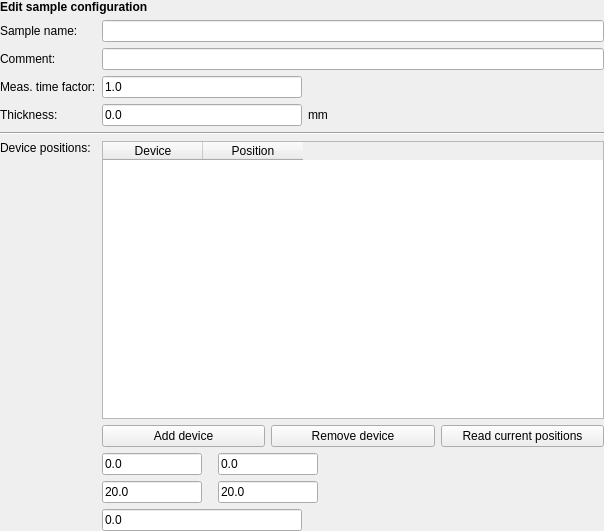
<?xml version="1.0" encoding="UTF-8"?>
<ui version="4.0">
 <class>Form</class>
 <widget class="QWidget" name="Form">
  <property name="geometry">
   <rect>
    <x>0</x>
    <y>0</y>
    <width>604</width>
    <height>531</height>
   </rect>
  </property>
  <property name="windowTitle">
   <string>Form</string>
  </property>
  <layout class="QHBoxLayout" name="horizontalLayout">
   <property name="leftMargin">
    <number>0</number>
   </property>
   <property name="topMargin">
    <number>0</number>
   </property>
   <property name="rightMargin">
    <number>0</number>
   </property>
   <property name="bottomMargin">
    <number>0</number>
   </property>
   <item>
    <layout class="QGridLayout" name="gridLayout">
     <item row="1" column="1">
      <widget class="QLineEdit" name="nameBox"/>
     </item>
     <item row="4" column="0">
      <widget class="QLabel" name="label_7">
       <property name="text">
        <string>Thickness:</string>
       </property>
      </widget>
     </item>
     <item row="6" column="0">
      <layout class="QVBoxLayout" name="verticalLayout">
       <item>
        <widget class="QLabel" name="label_3">
         <property name="text">
          <string>Device positions:</string>
         </property>
        </widget>
       </item>
       <item>
        <spacer name="verticalSpacer">
         <property name="orientation">
          <enum>Qt::Vertical</enum>
         </property>
         <property name="sizeHint" stdset="0">
          <size>
           <width>20</width>
           <height>40</height>
          </size>
         </property>
        </spacer>
       </item>
      </layout>
     </item>
     <item row="8" column="1">
      <layout class="QHBoxLayout" name="horizontalLayout_3">
       <item>
        <widget class="QLineEdit" name="offsetBox">
         <property name="maximumSize">
          <size>
           <width>200</width>
           <height>16777215</height>
          </size>
         </property>
         <property name="text">
          <string>0.0</string>
         </property>
        </widget>
       </item>
       <item>
        <spacer name="horizontalSpacer_4">
         <property name="orientation">
          <enum>Qt::Horizontal</enum>
         </property>
         <property name="sizeHint" stdset="0">
          <size>
           <width>40</width>
           <height>20</height>
          </size>
         </property>
        </spacer>
       </item>
      </layout>
     </item>
     <item row="4" column="1">
      <layout class="QHBoxLayout" name="horizontalLayout_4">
       <item>
        <widget class="QLineEdit" name="thickBox">
         <property name="maximumSize">
          <size>
           <width>200</width>
           <height>16777215</height>
          </size>
         </property>
         <property name="text">
          <string>0.0</string>
         </property>
        </widget>
       </item>
       <item>
        <widget class="QLabel" name="label_9">
         <property name="text">
          <string>mm</string>
         </property>
        </widget>
       </item>
       <item>
        <spacer name="horizontalSpacer_6">
         <property name="orientation">
          <enum>Qt::Horizontal</enum>
         </property>
         <property name="sizeHint" stdset="0">
          <size>
           <width>40</width>
           <height>20</height>
          </size>
         </property>
        </spacer>
       </item>
      </layout>
     </item>
     <item row="3" column="0">
      <widget class="QLabel" name="label_5">
       <property name="text">
        <string>Meas. time factor:</string>
       </property>
      </widget>
     </item>
     <item row="7" column="0">
      <layout class="QVBoxLayout" name="verticalLayout_3">
       <item>
        <spacer name="verticalSpacer_2">
         <property name="orientation">
          <enum>Qt::Vertical</enum>
         </property>
         <property name="sizeType">
          <enum>QSizePolicy::Fixed</enum>
         </property>
         <property name="sizeHint" stdset="0">
          <size>
           <width>20</width>
           <height>30</height>
          </size>
         </property>
        </spacer>
       </item>
      </layout>
     </item>
     <item row="5" column="0" colspan="2">
      <widget class="Line" name="line_3">
       <property name="orientation">
        <enum>Qt::Horizontal</enum>
       </property>
      </widget>
     </item>
     <item row="3" column="1">
      <layout class="QHBoxLayout" name="horizontalLayout_5">
       <item>
        <widget class="QLineEdit" name="factorBox">
         <property name="maximumSize">
          <size>
           <width>200</width>
           <height>16777215</height>
          </size>
         </property>
         <property name="text">
          <string>1.0</string>
         </property>
        </widget>
       </item>
       <item>
        <widget class="QLabel" name="label_16">
         <property name="text">
          <string/>
         </property>
        </widget>
       </item>
       <item>
        <spacer name="horizontalSpacer_5">
         <property name="orientation">
          <enum>Qt::Horizontal</enum>
         </property>
         <property name="sizeHint" stdset="0">
          <size>
           <width>40</width>
           <height>20</height>
          </size>
         </property>
        </spacer>
       </item>
      </layout>
     </item>
     <item row="6" column="1">
      <layout class="QVBoxLayout" name="verticalLayout_2">
       <item>
        <widget class="QTableWidget" name="posTbl">
         <column>
          <property name="text">
           <string>Device</string>
          </property>
         </column>
         <column>
          <property name="text">
           <string>Position</string>
          </property>
         </column>
        </widget>
       </item>
       <item>
        <layout class="QHBoxLayout" name="horizontalLayout_2">
         <item>
          <widget class="QPushButton" name="addDevBtn">
           <property name="focusPolicy">
            <enum>Qt::StrongFocus</enum>
           </property>
           <property name="text">
            <string>Add device</string>
           </property>
           <property name="flat">
            <bool>false</bool>
           </property>
          </widget>
         </item>
         <item>
          <widget class="QPushButton" name="delDevBtn">
           <property name="focusPolicy">
            <enum>Qt::StrongFocus</enum>
           </property>
           <property name="text">
            <string>Remove device</string>
           </property>
          </widget>
         </item>
         <item>
          <widget class="QPushButton" name="readDevsBtn">
           <property name="focusPolicy">
            <enum>Qt::StrongFocus</enum>
           </property>
           <property name="text">
            <string>Read current positions</string>
           </property>
          </widget>
         </item>
        </layout>
       </item>
      </layout>
     </item>
     <item row="2" column="0">
      <widget class="QLabel" name="label_6">
       <property name="text">
        <string>Comment:</string>
       </property>
      </widget>
     </item>
     <item row="2" column="1">
      <widget class="QLineEdit" name="commentBox"/>
     </item>
     <item row="0" column="0" colspan="2">
      <widget class="QLabel" name="whatLbl">
       <property name="font">
        <font>
         <weight>75</weight>
         <bold>true</bold>
        </font>
       </property>
       <property name="text">
        <string>Edit sample configuration</string>
       </property>
      </widget>
     </item>
     <item row="1" column="0">
      <widget class="QLabel" name="label_2">
       <property name="text">
        <string>Sample name:</string>
       </property>
      </widget>
     </item>
     <item row="7" column="1">
      <layout class="QGridLayout" name="gridLayout_2">
       <item row="0" column="0">
        <widget class="QLineEdit" name="apXBox">
         <property name="minimumSize">
          <size>
           <width>50</width>
           <height>0</height>
          </size>
         </property>
         <property name="maximumSize">
          <size>
           <width>100</width>
           <height>16777215</height>
          </size>
         </property>
         <property name="text">
          <string>0.0</string>
         </property>
        </widget>
       </item>
       <item row="0" column="2">
        <widget class="QLineEdit" name="apYBox">
         <property name="minimumSize">
          <size>
           <width>50</width>
           <height>0</height>
          </size>
         </property>
         <property name="maximumSize">
          <size>
           <width>100</width>
           <height>16777215</height>
          </size>
         </property>
         <property name="text">
          <string>0.0</string>
         </property>
        </widget>
       </item>
       <item row="1" column="0">
        <widget class="QLineEdit" name="apWBox">
         <property name="minimumSize">
          <size>
           <width>50</width>
           <height>0</height>
          </size>
         </property>
         <property name="maximumSize">
          <size>
           <width>100</width>
           <height>16777215</height>
          </size>
         </property>
         <property name="text">
          <string>20.0</string>
         </property>
        </widget>
       </item>
       <item row="1" column="2">
        <widget class="QLineEdit" name="apHBox">
         <property name="minimumSize">
          <size>
           <width>50</width>
           <height>0</height>
          </size>
         </property>
         <property name="maximumSize">
          <size>
           <width>100</width>
           <height>16777215</height>
          </size>
         </property>
         <property name="text">
          <string>20.0</string>
         </property>
        </widget>
       </item>
       <item row="0" column="1">
        <spacer name="horizontalSpacer">
         <property name="orientation">
          <enum>Qt::Horizontal</enum>
         </property>
         <property name="sizeType">
          <enum>QSizePolicy::Fixed</enum>
         </property>
         <property name="sizeHint" stdset="0">
          <size>
           <width>10</width>
           <height>20</height>
          </size>
         </property>
        </spacer>
       </item>
       <item row="1" column="3" colspan="2">
        <spacer name="horizontalSpacer_2">
         <property name="orientation">
          <enum>Qt::Horizontal</enum>
         </property>
         <property name="sizeHint" stdset="0">
          <size>
           <width>40</width>
           <height>20</height>
          </size>
         </property>
        </spacer>
       </item>
       <item row="0" column="3">
        <spacer name="horizontalSpacer_3">
         <property name="orientation">
          <enum>Qt::Horizontal</enum>
         </property>
         <property name="sizeType">
          <enum>QSizePolicy::Fixed</enum>
         </property>
         <property name="sizeHint" stdset="0">
          <size>
           <width>10</width>
           <height>20</height>
          </size>
         </property>
        </spacer>
       </item>
      </layout>
     </item>
    </layout>
   </item>
  </layout>
 </widget>
 <tabstops>
  <tabstop>nameBox</tabstop>
  <tabstop>commentBox</tabstop>
  <tabstop>factorBox</tabstop>
  <tabstop>thickBox</tabstop>
  <tabstop>posTbl</tabstop>
  <tabstop>addDevBtn</tabstop>
  <tabstop>delDevBtn</tabstop>
  <tabstop>readDevsBtn</tabstop>
  <tabstop>apXBox</tabstop>
  <tabstop>apYBox</tabstop>
  <tabstop>apWBox</tabstop>
  <tabstop>apHBox</tabstop>
  <tabstop>offsetBox</tabstop>
 </tabstops>
 <resources/>
 <connections/>
</ui>
